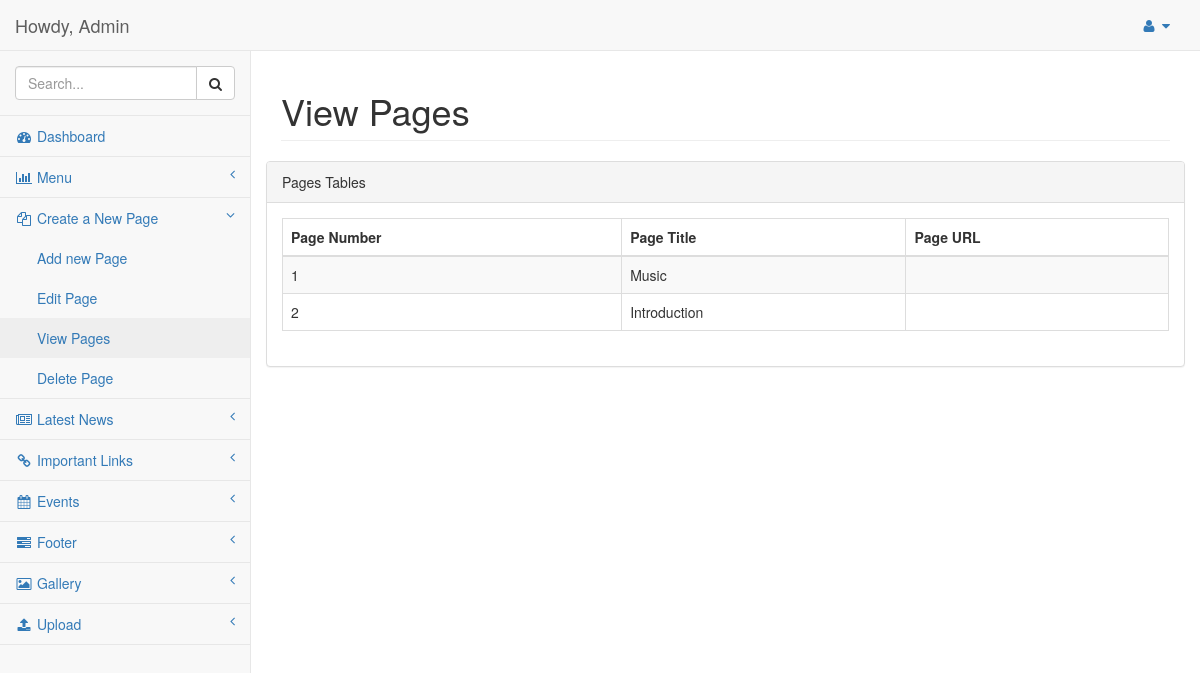
/admin/view-page.php (signed in), run on an earlier commit of the app's database.
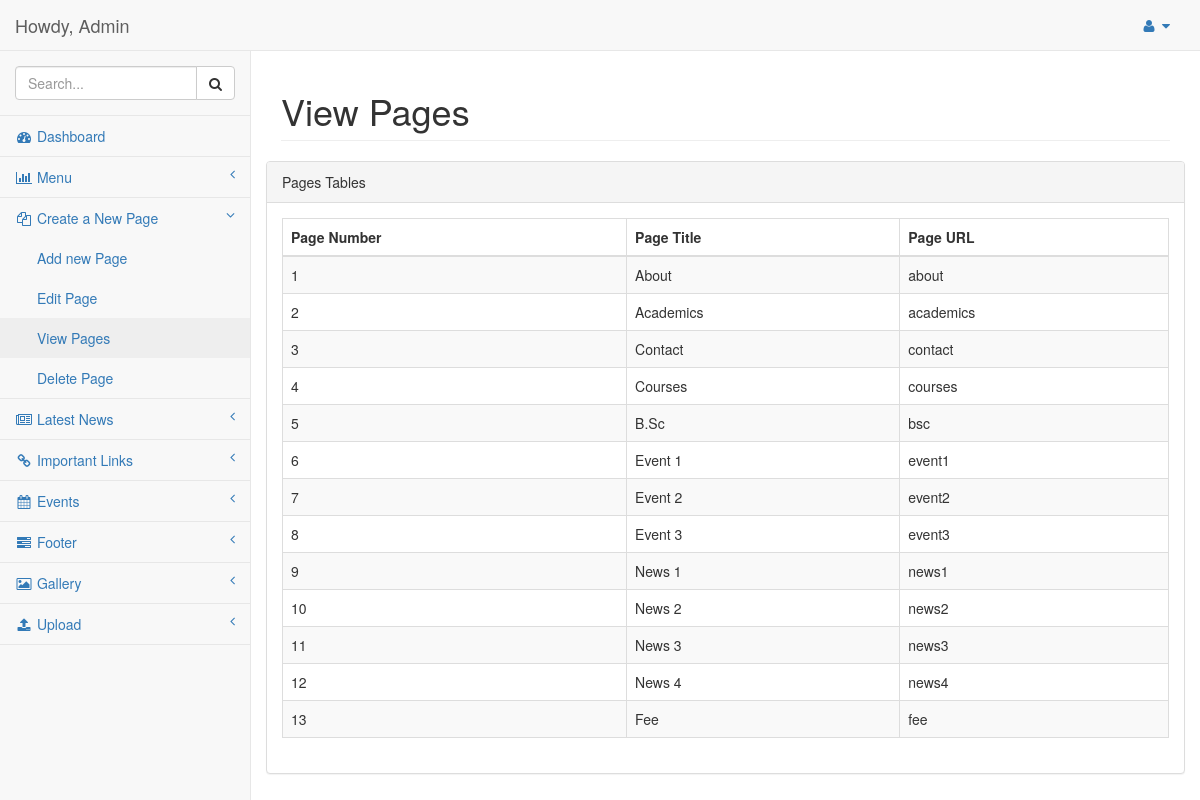
And on a later commit of the database.
### tables this page shows
CREATE TABLE IF NOT EXISTS `page` (
  `id` int(11) unsigned NOT NULL AUTO_INCREMENT,
  `title` varchar(255) NOT NULL,
  `contents` text NOT NULL,
  `url` varchar(2100) NOT NULL,
  `Time` varchar(10) NOT NULL,
  PRIMARY KEY (`id`)
);

### admin/view-page.php (the view, shortened to what this page needs)
<?php
	require('header.php');
?>
<link href="../css/dataTables.bootstrap.css" rel="stylesheet">
<link href="../css/dataTables.responsive.css" rel="stylesheet">
<div id="page-wrapper">
            <div class="row">
                <div class="col-lg-12">
                    <h1 class="page-header">View Pages</h1>
            </div>
            <div>
            <div class="row">
                <div class="col-lg-12">
                    <div class="panel panel-default">
                        <div class="panel-heading">
                            Pages Tables
                        </div>
                        <div class="panel-body">
                            <div class="dataTable_wrapper">
                                <table class="table table-striped table-bordered table-hover" id="dataTables-example">
                                    <thead>
                                        <tr>
                                        	<th>Page Number</th>
                                            <th>Page Title</th>
                                            <th>Page URL</th>
                                        </tr>
                                    </thead>
                                    <tbody>
                                    	<?php
                                    	$res=$db->query("SELECT * FROM page");
                                        $i=1;
                                        while($row=$res->fetch())
                                        {
                                            ?>
                                            <tr class="odd gradeX">
                                            <td><?php echo $i;?></td>
                                            <td><?php echo $row['title']; ?></td>
                                            <td><?php echo $row['url']; ?></td>
                                            </tr>
                                            <?php $i++;} ?>
                                    </tbody>
                                </table>
                            </div>
                        </div>
                    </div>
                </div>
            </div>
        </div>
    </div>
</body>
</html>

### admin/header.php (shortened to what this page needs)
<!DOCTYPE html>
<html lang="en">
<head>
 <link href="../css/bootstrap.min.css" rel='stylesheet' type='text/css' />
    <link href="../css/timeline.css" rel="stylesheet">
    <link href="../css/metisMenu.min.css" rel="stylesheet">
    <link href="../css/sb-admin-2.css" rel="stylesheet">
    <link href="../css/font-awesome.min.css" rel="stylesheet" type="text/css">
</head>
<body>
    <div id="wrapper">
        <nav class="navbar navbar-default navbar-static-top" role="navigation" style="margin-bottom: 0">
            <div class="navbar-header">
                <a class="navbar-brand" href="index.php">Howdy, Admin</a>
            </div>
            <ul class="nav navbar-top-links navbar-right">
                <li class="dropdown">
                    <a class="dropdown-toggle" data-toggle="dropdown" href="#">
                        <i class="fa fa-user fa-fw"></i>  <i class="fa fa-caret-down"></i>
                    </a>
                </li>
            </ul>
            <div class="navbar-default sidebar" role="navigation">
                <div class="sidebar-nav navbar-collapse">
                    <ul class="nav" id="side-menu">
                        <li class="sidebar-search">
                            <div class="input-group custom-search-form">
                                <input type="text" class="form-control" placeholder="Search...">
                                <span class="input-group-btn">
                                <button class="btn btn-default" type="button">
                                    <i class="fa fa-search"></i>
                                </button>
                            </span>
                            </div>
                        </li>
                        <li>
                            <a href="admin.php"><i class="fa fa-dashboard fa-fw"></i> Dashboard</a>
                        </li>
                        <li>
                            <a href="#"><i class="fa fa-bar-chart-o fa-fw"></i> Menu<span class="fa arrow"></span></a>
                        </li>
                        <li>
                            <a href="#"><i class="fa fa-files-o fa-fw"></i> Create a New Page<span class="fa arrow"></span></a>
                            <ul class="nav nav-second-level">
                                <li>
                                    <a href="add.php">Add new Page</a>
                                </li>
                                <li>
                                    <a href="edit.php">Edit Page</a>
                                </li>
                                <li>
                                    <a href="view-page.php">View Pages</a>
                                </li>
                                <li>
                                    <a href="delete.php">Delete Page</a>
                                </li>
                            </ul>
                        </li>
                         <li>
                            <a href="#"><i class="fa fa-newspaper-o fa-fw"></i> Latest News<span class="fa arrow"></span></a>
                        </li>
                            <li>
                            <a href="#"><i class="fa fa-link fa-fw"></i> Important Links<span class="fa arrow"></span></a>
                        </li>
                        <li>
                            <a href="#"><i class="fa fa-calendar fa-fw"></i> Events<span class="fa arrow"></span></a>
                        </li>
                         <li>
                            <a href="#"><i class="fa fa-tasks fa-fw"></i> Footer<span class="fa arrow"></span></a>
                        </li>
                        <li>
                            <a href="#"><i class="fa fa-picture-o fa-fw"></i> Gallery<span class="fa arrow"></span></a>
                        </li>
                        <li>
                            <a href="#"><i class="fa fa-upload fa-fw"></i> Upload<span class="fa arrow"></span></a>
                        </li>
                    </ul>
                </div>
            </div>
        </nav>

### css/sb-admin-2.css (style rules this page uses)
body { background-color: #f8f8f8; }
#wrapper { width: 100%; }
#page-wrapper { padding: 0 15px; min-height: 568px; background-color: #fff; }
@media (min-width:768px) { #page-wrapper { position: inherit; margin: 0 0 0 250px; padding: 0 30px; border-left: 1px solid #e7e7e7; } }
.navbar-top-links { margin-right: 0; }
.navbar-top-links li { display: inline-block; }
.navbar-top-links li:last-child { margin-right: 15px; }
.navbar-top-links li a { padding: 15px; min-height: 50px; }
.sidebar .sidebar-nav.navbar-collapse { padding-right: 0; padding-left: 0; }
.sidebar .sidebar-search { padding: 15px; }
.sidebar ul li { border-bottom: 1px solid #e7e7e7; }
.sidebar ul li a.active { background-color: #eee; }
.sidebar .arrow { float: right; }
.sidebar .fa.arrow:before { content: "\f104"; }
.sidebar .active>a>.fa.arrow:before { content: "\f107"; }
.sidebar .nav-second-level li, .sidebar .nav-third-level li { border-bottom: 0!important; }
.sidebar .nav-second-level li a { padding-left: 37px; }
@media (min-width:768px) { .sidebar { z-index: 1; position: absolute; width: 250px; margin-top: 51px; } }

What changed in the data, as far as the page shows it:
removed page: title "Music"
removed page: title "Introduction"
added page: title "About", url "about"
added page: title "Academics", url "academics"
added page: title "Contact", url "contact"
added page: title "Courses", url "courses"
added page: title "B.Sc", url "bsc"
added page: title "Event 1", url "event1"
added page: title "Event 2", url "event2"
added page: title "Event 3", url "event3"
added page: title "News 1", url "news1"
added page: title "News 2", url "news2"
added page: title "News 3", url "news3"
added page: title "News 4", url "news4"
added page: title "Fee", url "fee"
